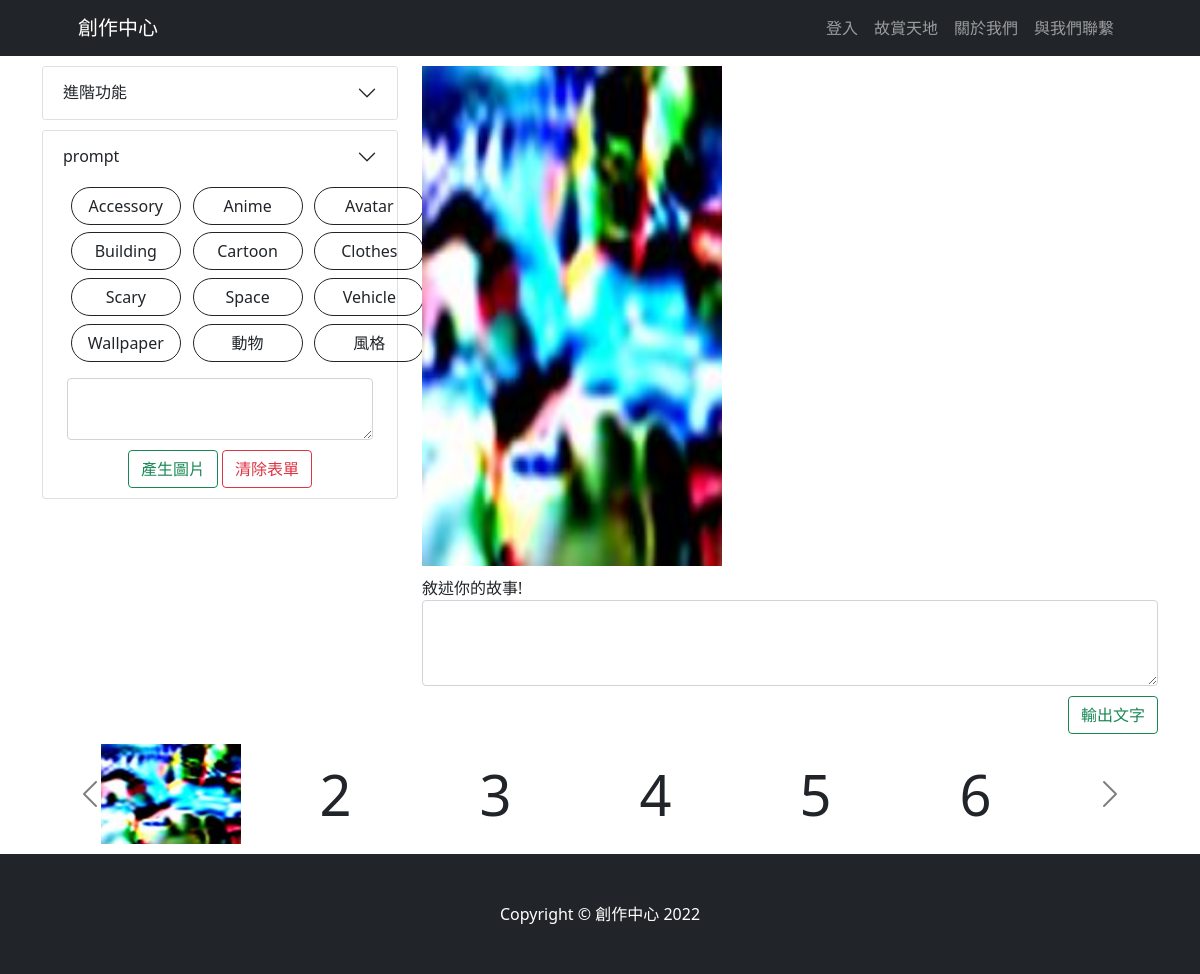
The page / on the database its author committed.
### MakerSpace/models.py (models this page shows, shortened)
class Category(models.Model):
    name = models.CharField(max_length=200,
                            db_index=True)
    class Meta:
        ordering = ('name',)
        verbose_name = 'category'
        verbose_name_plural = 'categories'

### MakerSpace/views.py (the view, shortened to what this page needs)
# urls.py: path('', views.index, name = "MakerSpace") #第二個參數需設定views.py中的檢視函式(View Function)名稱(index)
def index(request):
    prompt, description = '', ''
    image = 'image/test.jpg'
    scale, seed, steps = 0, 0, 0
    height = [size for size in range(128, 1025, 128)]
    width = [size for size in range(128, 1025, 128)]
    categories = Category.objects.all()
    promptBase = PromptBase.objects.all().values()
    context = {
        'promptBase': promptBase,
        'categories': categories,
        'prompt': prompt,
        'image': image,
        'scale': scale,
        'seed': seed,
        'steps': steps,
        'height': height,
        'width': width,
        'description': description
    }
    print(promptBase.values())
    return render(request, 'gallery/index.html', context)

### MakerSpace/templates/gallery/index.html (shortened to what this page needs)
{% extends 'base.html' %} {% block content %}
  <div class="container mt-10">
    <div class="row ">
      <div class="col-4">
        <div class="col-12 accordion" id="accordionFlushExample">
          <div class="accordion-item">
            <h2 class="accordion-header" id="flush-headingOne">
              <button class="accordion-button collapsed" type="button" data-bs-toggle="collapse" data-bs-target="#flush-collapseOne" aria-expanded="false" aria-controls="flush-collapseOne">
                進階功能
              </button>
            </h2>
          </div>
        </div>
        <div class="col-12 mt-10">
          <div class="accordion-item">
            <h2 class="accordion-header" id="flush-headingTwo">
              <button class="accordion-button collapsed" type="button" data-bs-toggle="collapse" data-bs-target="#flush-collapseTwo" aria-expanded="false" aria-controls="flush-collapseTwo">
                prompt
              </button>
            </h2>
              <div id="flush-collapseTwo" class="accordion-collapse collapse show" aria-labelledby="flush-headingTwo" data-bs-parent="#accordionFlushExample"ㄋ>
                <div class="container">
                  <div class="row">
                        <div class="col-md-12">
                            <div id="promptbase" class="btn-box pre-scrollable" style="overflow-x: hidden; overflow-y:auto; width:380px; height:185px;" >
                                {% for category in categories %}
                                  <button class="btn btn-outline-dark radius" type="button" onclick="showKeyword(this)" value={{category.id}}>{{category.name}}</button>
                                {% endfor %}
                            </div>
                        </div>
                        <div class="col-md-12 mt-10">
                          <textarea id="promptArea" name="prompt" class="form-control" ></textarea>
                        </div>
                        <div class="d-grid gap-2 d-md-block text-center mt-10 mb-10">
                          <button class="btn btn-outline-success" type="submit">產生圖片</button>
                          <button class="btn btn-outline-danger" type="reset">清除表單</button>
                        </div>
                    </div>
                </div>
              </div>
          </div>
        </div>
      </div>
      <div class="col-8">
        <div class="col-12">
          <div>{% load static %}<img src="{% static image %}" alt="hi" class="w-300h-500" /></div>
        </div>
        <div class="col-12 mt-10">
            <label>敘述你的故事!</label>
            <textarea name="description" class="form-control" rows="3" cols="33" ></textarea>
            <div class="d-grid gap-2 d-md-block right mt-10">
              <button class="btn btn-outline-success" type="submit" required>輸出文字</button>
            </div>
        </div>
      </div>
    </div>
  </div>
  <div class="row mt-10">
    <div class="col-12">
      <div id="myCarousel" class="carousel carousel-dark slide">
        <div class="box">
          <div class="carousel-inner list">
              <div class="carousel-item active">
                <div class="photo" type="button" onclick="self.location.href='#'"><img src="{% static image %}" alt="hi" class="w-300h-500" /></div>
                <div class="photo" type="button" onclick="self.location.href='#'">2</div>
                <div class="photo" type="button" onclick="self.location.href='#'">3</div>
                <div class="photo" type="button" onclick="self.location.href='#'">4</div>
                <div class="photo" type="button" onclick="self.location.href='#'">5</div>
                <div class="photo" type="button" onclick="self.location.href='#'">6</div>
              </div>
          </div>
        </div>
        <button class="carousel-control-prev" type="button" data-bs-target="#myCarousel" data-bs-slide="prev">
          <span class="carousel-control-prev-icon" aria-hidden="true"></span>
        </button>
        <button class="carousel-control-next" type="button" data-bs-target="#myCarousel" data-bs-slide="next">
          <span class="carousel-control-next-icon" aria-hidden="true"></span>
        </button>
      </div>
    </div>
  </div>
{% endblock %}

### templates/base.html (shortened to what this page needs)
<html lang="zh-tw">
  <head>
    <link
      href="https://cdn.jsdelivr.net/npm/bootstrap@5.1.1/dist/css/bootstrap.min.css"
      rel="stylesheet"
    />
  </head>
  <body>
    <nav class="navbar navbar-expand-lg navbar-dark bg-dark">
      <div class="container px-5">
        <a class="navbar-brand" href="http://127.0.0.1:8000">創作中心</a>
        <div class="collapse navbar-collapse" id="navbarSupportedContent">
          <ul class="navbar-nav ms-auto mb-2 mb-lg-0">
            <li class="nav-item">
              <a class="nav-link" aria-current="page" href="#!" data-bs-toggle="modal" data-bs-target="#exampleModal">登入</a>
            </li>
            <li class="nav-item"><a class="nav-link" href="#">故賞天地</a></li>
            <li class="nav-item"><a class="nav-link" href="#">關於我們</a></li>
            <li class="nav-item">
              <a class="nav-link" href="#">與我們聯繫</a>
            </li>
          </ul>
        </div>
      </div>
    </nav>
    <div>
      <div>{% block content %} {% endblock %}</div>
    </div>
    <footer class="py-5 bg-dark mt-10">
      <div class="container px-4 px-lg-5">
        <p class="m-0 text-center text-white">Copyright &copy; 創作中心 2022</p>
      </div>
    </footer>
  </body>
</html>

### MakerSpace/templates/gallery/index.html (style rules this page uses)
.mt-10 { margin-top: 10px; }
.mb-10 { margin-bottom: 10px; }
.w-300h-500 { width: 300px; height: 500px; }
.right { float: right; }
.btn-box { overflow: hidden; }
.btn-box > button { margin: 1%; border-radius: 20px; width: 110px; padding: 6px 12px; }
.box { padding: 0; width: 999px; height: 100px; margin: auto; overflow:hidden; }
.list { margin: 0; }
.photo, .photo>img { width: 150px; height: 100px; font-size: 3.5rem; display: flex; justify-content: center; align-items: center; float: left; margin-right:10px; }

### rows shown on the page
Category: {{ category.id }} 3 (drawn), name "Accessory"
Category: {{ category.id }} 4 (drawn), name "Anime"
Category: {{ category.id }} 8 (drawn), name "Avatar"
Category: {{ category.id }} 7 (drawn), name "Building"
Category: {{ category.id }} 6 (drawn), name "Cartoon"
Category: {{ category.id }} 5 (drawn), name "Clothes"
Category: {{ category.id }} 12 (drawn), name "Scary"
Category: {{ category.id }} 11 (drawn), name "Space"
Category: {{ category.id }} 10 (drawn), name "Vehicle"
Category: {{ category.id }} 9 (drawn), name "Wallpaper"
Category: {{ category.id }} 2 (drawn), name "動物"
Category: {{ category.id }} 1 (drawn), name "風格"
